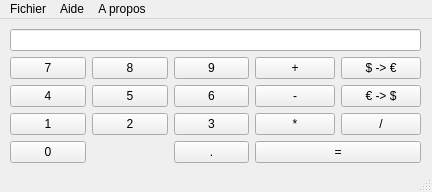
<?xml version="1.0" encoding="UTF-8"?>
<ui version="4.0">
 <class>MainWindow</class>
 <widget class="QMainWindow" name="MainWindow">
  <property name="geometry">
   <rect>
    <x>0</x>
    <y>0</y>
    <width>432</width>
    <height>192</height>
   </rect>
  </property>
  <property name="windowTitle">
   <string>MainWindow</string>
  </property>
  <widget class="QWidget" name="centralwidget">
   <widget class="QWidget" name="verticalLayoutWidget">
    <property name="geometry">
     <rect>
      <x>10</x>
      <y>10</y>
      <width>411</width>
      <height>161</height>
     </rect>
    </property>
    <layout class="QVBoxLayout" name="verticalLayout">
     <item>
      <widget class="QLineEdit" name="lineEdit"/>
     </item>
     <item>
      <layout class="QHBoxLayout" name="horizontalLayout">
       <item>
        <layout class="QGridLayout" name="gridLayout_2">
         <item row="3" column="0">
          <widget class="QPushButton" name="pushButton_10">
           <property name="text">
            <string>0</string>
           </property>
          </widget>
         </item>
         <item row="2" column="2">
          <widget class="QPushButton" name="pushButton_7">
           <property name="text">
            <string>3</string>
           </property>
          </widget>
         </item>
         <item row="1" column="1">
          <widget class="QPushButton" name="pushButton_2">
           <property name="text">
            <string>5</string>
           </property>
          </widget>
         </item>
         <item row="1" column="2">
          <widget class="QPushButton" name="pushButton_3">
           <property name="text">
            <string>6</string>
           </property>
          </widget>
         </item>
         <item row="2" column="0">
          <widget class="QPushButton" name="pushButton_8">
           <property name="text">
            <string>1</string>
           </property>
          </widget>
         </item>
         <item row="0" column="2">
          <widget class="QPushButton" name="pushButton_6">
           <property name="text">
            <string>9</string>
           </property>
          </widget>
         </item>
         <item row="0" column="1">
          <widget class="QPushButton" name="pushButton_5">
           <property name="text">
            <string>8</string>
           </property>
          </widget>
         </item>
         <item row="2" column="1">
          <widget class="QPushButton" name="pushButton_9">
           <property name="text">
            <string>2</string>
           </property>
          </widget>
         </item>
         <item row="1" column="0">
          <widget class="QPushButton" name="pushButton">
           <property name="text">
            <string>4</string>
           </property>
          </widget>
         </item>
         <item row="0" column="0">
          <widget class="QPushButton" name="pushButton_4">
           <property name="text">
            <string>7</string>
           </property>
          </widget>
         </item>
         <item row="3" column="2">
          <widget class="QPushButton" name="pushButton_11">
           <property name="text">
            <string>.</string>
           </property>
          </widget>
         </item>
        </layout>
       </item>
       <item>
        <layout class="QGridLayout" name="gridLayout">
         <item row="1" column="1">
          <widget class="QPushButton" name="pushButton_15">
           <property name="text">
            <string>€ -&gt; $</string>
           </property>
          </widget>
         </item>
         <item row="0" column="0">
          <widget class="QPushButton" name="pushButton_13">
           <property name="text">
            <string>+</string>
           </property>
          </widget>
         </item>
         <item row="0" column="1">
          <widget class="QPushButton" name="pushButton_14">
           <property name="text">
            <string>$ -&gt; €</string>
           </property>
          </widget>
         </item>
         <item row="3" column="0">
          <widget class="QPushButton" name="pushButton_16">
           <property name="text">
            <string>*</string>
           </property>
          </widget>
         </item>
         <item row="4" column="0" colspan="2">
          <widget class="QPushButton" name="pushButton_18">
           <property name="text">
            <string>=</string>
           </property>
          </widget>
         </item>
         <item row="1" column="0">
          <widget class="QPushButton" name="pushButton_12">
           <property name="text">
            <string>-</string>
           </property>
          </widget>
         </item>
         <item row="3" column="1">
          <widget class="QPushButton" name="pushButton_17">
           <property name="text">
            <string>/</string>
           </property>
          </widget>
         </item>
        </layout>
       </item>
      </layout>
     </item>
     <item>
      <spacer name="verticalSpacer">
       <property name="orientation">
        <enum>Qt::Vertical</enum>
       </property>
       <property name="sizeHint" stdset="0">
        <size>
         <width>20</width>
         <height>40</height>
        </size>
       </property>
      </spacer>
     </item>
    </layout>
   </widget>
  </widget>
  <widget class="QMenuBar" name="menubar">
   <property name="geometry">
    <rect>
     <x>0</x>
     <y>0</y>
     <width>432</width>
     <height>21</height>
    </rect>
   </property>
   <widget class="QMenu" name="menuFichier">
    <property name="title">
     <string>Fichier</string>
    </property>
    <addaction name="actionParametre"/>
    <addaction name="actionConversion"/>
    <addaction name="actionQuitter"/>
   </widget>
   <widget class="QMenu" name="menuAide">
    <property name="title">
     <string>Aide</string>
    </property>
   </widget>
   <widget class="QMenu" name="menuA_propos">
    <property name="title">
     <string>A propos</string>
    </property>
    <addaction name="actionA_propos_de_Qt"/>
   </widget>
   <addaction name="menuFichier"/>
   <addaction name="menuAide"/>
   <addaction name="menuA_propos"/>
  </widget>
  <widget class="QStatusBar" name="statusbar"/>
  <action name="actionParametre">
   <property name="text">
    <string>Parametre</string>
   </property>
  </action>
  <action name="actionConversion">
   <property name="text">
    <string>Conversion</string>
   </property>
  </action>
  <action name="actionQuitter">
   <property name="text">
    <string>Quitter</string>
   </property>
  </action>
  <action name="actionA_propos_de_Qt">
   <property name="text">
    <string>A propos de Qt</string>
   </property>
  </action>
 </widget>
 <resources/>
 <connections/>
</ui>
